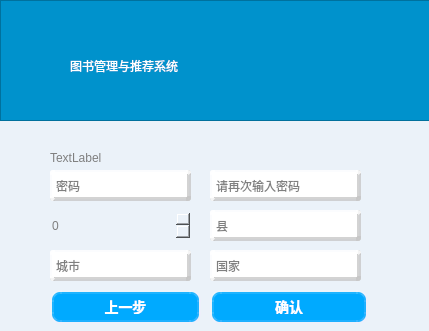
<?xml version="1.0" encoding="UTF-8"?>
<ui version="4.0">
 <class>change_yourself</class>
 <widget class="QWidget" name="change_yourself">
  <property name="geometry">
   <rect>
    <x>0</x>
    <y>0</y>
    <width>429</width>
    <height>331</height>
   </rect>
  </property>
  <property name="windowTitle">
   <string>Form</string>
  </property>
  <property name="styleSheet">
   <string notr="true">background-color: rgb(235, 242, 249);
</string>
  </property>
  <widget class="QLineEdit" name="lineEdit_3">
   <property name="geometry">
    <rect>
     <x>210</x>
     <y>170</y>
     <width>151</width>
     <height>31</height>
    </rect>
   </property>
   <property name="styleSheet">
    <string notr="true"> border-radius: 10px;
border-style: outset;/*边框样式*/
     border-width: 4px;  /*边框宽度为4像素*/
     border-radius: 3px; /*边框圆角半径*/
     border-color: rgb(198, 198, 198,198);/*边框颜色*/
background-color:rgb(255, 255, 255);
</string>
   </property>
   <property name="echoMode">
    <enum>QLineEdit::Password</enum>
   </property>
   <property name="placeholderText">
    <string>请再次输入密码</string>
   </property>
  </widget>
  <widget class="QSpinBox" name="spinBox">
   <property name="geometry">
    <rect>
     <x>50</x>
     <y>210</y>
     <width>141</width>
     <height>31</height>
    </rect>
   </property>
   <property name="styleSheet">
    <string notr="true">border-style: outset;/*边框样式*/
 border-color: rgb(198, 198, 198,198);/*边框颜色*/
font: 9pt &quot;黑体&quot;;color: rgb(127, 127, 127);</string>
   </property>
  </widget>
  <widget class="QLineEdit" name="lineEdit_6">
   <property name="geometry">
    <rect>
     <x>50</x>
     <y>250</y>
     <width>141</width>
     <height>31</height>
    </rect>
   </property>
   <property name="styleSheet">
    <string notr="true"> border-radius: 10px;
border-style: outset;/*边框样式*/
     border-width: 4px;  /*边框宽度为4像素*/
     border-radius: 3px; /*边框圆角半径*/
     border-color: rgb(198, 198, 198,198);/*边框颜色*/
background-color:rgb(255, 255, 255);
</string>
   </property>
   <property name="text">
    <string/>
   </property>
   <property name="placeholderText">
    <string>城市</string>
   </property>
  </widget>
  <widget class="QLineEdit" name="lineEdit_5">
   <property name="geometry">
    <rect>
     <x>210</x>
     <y>250</y>
     <width>151</width>
     <height>31</height>
    </rect>
   </property>
   <property name="styleSheet">
    <string notr="true"> border-radius: 10px;
border-style: outset;/*边框样式*/
     border-width: 4px;  /*边框宽度为4像素*/
     border-radius: 3px; /*边框圆角半径*/
     border-color: rgb(198, 198, 198,198);/*边框颜色*/
background-color:rgb(255, 255, 255);

</string>
   </property>
   <property name="placeholderText">
    <string>国家</string>
   </property>
  </widget>
  <widget class="QLineEdit" name="lineEdit_2">
   <property name="geometry">
    <rect>
     <x>50</x>
     <y>170</y>
     <width>141</width>
     <height>31</height>
    </rect>
   </property>
   <property name="styleSheet">
    <string notr="true"> border-radius: 10px;
border-style: outset;/*边框样式*/
     border-width: 4px;  /*边框宽度为4像素*/
     border-radius: 3px; /*边框圆角半径*/
     border-color: rgb(198, 198, 198,198);/*边框颜色*/
background-color:rgb(255, 255, 255);
</string>
   </property>
   <property name="echoMode">
    <enum>QLineEdit::Password</enum>
   </property>
   <property name="placeholderText">
    <string>密码</string>
   </property>
  </widget>
  <widget class="QLineEdit" name="lineEdit_4">
   <property name="geometry">
    <rect>
     <x>210</x>
     <y>210</y>
     <width>151</width>
     <height>31</height>
    </rect>
   </property>
   <property name="styleSheet">
    <string notr="true"> border-radius: 10px;
border-style: outset;/*边框样式*/
     border-width: 4px;  /*边框宽度为4像素*/
     border-radius: 3px; /*边框圆角半径*/
     border-color: rgb(198, 198, 198,198);/*边框颜色*/
background-color:rgb(255, 255, 255);
</string>
   </property>
   <property name="text">
    <string/>
   </property>
   <property name="placeholderText">
    <string>县</string>
   </property>
  </widget>
  <widget class="QPushButton" name="pushButton">
   <property name="geometry">
    <rect>
     <x>210</x>
     <y>290</y>
     <width>158</width>
     <height>34</height>
    </rect>
   </property>
   <property name="styleSheet">
    <string notr="true">QPushButton{
	font: 9pt &quot;微软雅黑&quot;;
     background-color: rgb(0, 170, 255);/*背景色*/
      border-style: outset;/*边框样式*/
     border-width: 4px;  /*边框宽度为4像素*/
     border-radius: 10px; /*边框圆角半径*/
     border-color: rgba(255, 225, 255, 30);/*边框颜色*/
     font: bold 14px;/*字体*/
         color:rgb(255, 255, 255);/*字体颜色*/
     padding: 6px; /*填衬*/
}

QPushButton:hover{ /*鼠标悬停在按钮上时*/
        background-color:rgb(12, 215, 255);
        border-color: rgb(12, 215, 255);
        color:rgba(0, 0, 0, 200);
}

QPushButton:pressed { /*按钮被按下时*/
     background-color:rgba(100,255,100, 200);
         border-color: rgba(255, 225, 255, 30);
     border-style: inset;
        color:rgba(0, 0, 0, 100);
}</string>
   </property>
   <property name="text">
    <string>确认</string>
   </property>
  </widget>
  <widget class="QPushButton" name="pushButton_3">
   <property name="geometry">
    <rect>
     <x>50</x>
     <y>290</y>
     <width>151</width>
     <height>34</height>
    </rect>
   </property>
   <property name="styleSheet">
    <string notr="true">QPushButton{
	font: 9pt &quot;微软雅黑&quot;;
     background-color: rgb(0, 170, 255);/*背景色*/
      border-style: outset;/*边框样式*/
     border-width: 4px;  /*边框宽度为4像素*/
     border-radius: 10px; /*边框圆角半径*/
     border-color: rgba(255, 225, 255, 30);/*边框颜色*/
     font: bold 14px;/*字体*/
         color:rgb(255, 255, 255);/*字体颜色*/
     padding: 6px; /*填衬*/
}

QPushButton:hover{ /*鼠标悬停在按钮上时*/
        background-color:rgb(12, 215, 255);
        border-color: rgb(12, 215, 255);
        color:rgba(0, 0, 0, 200);
}

QPushButton:pressed { /*按钮被按下时*/
     background-color:rgba(100,255,100, 200);
         border-color: rgba(255, 225, 255, 30);
     border-style: inset;
        color:rgba(0, 0, 0, 100);
}</string>
   </property>
   <property name="text">
    <string>上一步</string>
   </property>
  </widget>
  <widget class="QGraphicsView" name="graphicsView_2">
   <property name="geometry">
    <rect>
     <x>0</x>
     <y>0</y>
     <width>431</width>
     <height>121</height>
    </rect>
   </property>
   <property name="styleSheet">
    <string notr="true">background-color: rgb(0, 146, 204);</string>
   </property>
  </widget>
  <widget class="QLabel" name="label_2">
   <property name="geometry">
    <rect>
     <x>70</x>
     <y>30</y>
     <width>341</width>
     <height>71</height>
    </rect>
   </property>
   <property name="styleSheet">
    <string notr="true">background-color: rgb(0, 146, 204);

font: 75 25pt &quot;华文琥珀&quot;;
color: rgb(255, 255, 255);</string>
   </property>
   <property name="text">
    <string>图书管理与推荐系统</string>
   </property>
  </widget>
  <widget class="QLabel" name="label_8">
   <property name="geometry">
    <rect>
     <x>50</x>
     <y>150</y>
     <width>301</width>
     <height>16</height>
    </rect>
   </property>
   <property name="styleSheet">
    <string notr="true">color: rgb(127, 127, 127);</string>
   </property>
   <property name="text">
    <string>TextLabel</string>
   </property>
  </widget>
 </widget>
 <resources/>
 <connections/>
</ui>
